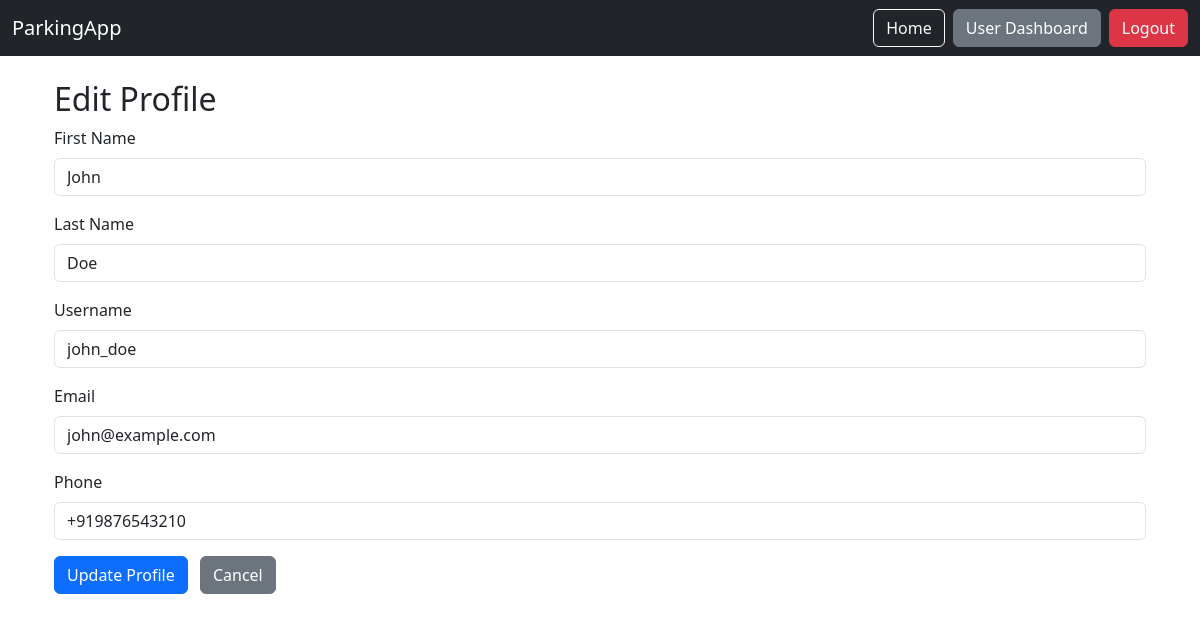
The app's page /user/profile (signed in) with its own data.
### app/models/user.py (models this page shows, shortened)
class User(BaseModel):
    __tablename__ = "users"
    username = db.Column(db.String(80), unique=True, nullable=False, index=True)
    email = db.Column(db.String(150), unique=True, nullable=False, index=True)
    phone = db.Column(db.String(20), nullable=False, unique=True)
    password_hash = db.Column(db.String(200), nullable=False)
    first_name = db.Column(db.String(50), nullable=False)
    last_name = db.Column(db.String(50), nullable=False)
    gender = db.Column(db.Enum(GenderEnum), nullable=False, default=GenderEnum.OTHER)
    status = db.Column(db.Enum(UserStatus), default=UserStatus.PENDING, nullable=False)
    user_roles = db.relationship('UserRole', back_populates='user', cascade='all, delete-orphan')
    reservations = db.relationship('Reservation', back_populates='user')

### app/routes/user.py (the view, shortened to what this page needs)
@user_bp.route('/profile', methods=['GET', 'POST'])
@require_permission(PermissionType.VIEW_PERSONAL_SUMMARY.value)
def edit_profile():
    user_id = session.get('user_id')
    if not user_id:
        flash('You must be logged in to edit your profile.', 'danger')
        return redirect(url_for('auth.login'))
    user = User.query.get(user_id)
    return render_template('user/edit_profile.html', user=user)

### app/templates/user/edit_profile.html
{% extends 'base.html' %}
{% block content %}
<div class="container mt-4">
  <h2>Edit Profile</h2>
  <form method="POST">
    <div class="mb-3">
      <label for="first_name" class="form-label">First Name</label>
      <input type="text" class="form-control" id="first_name" name="first_name" value="{{ user.first_name }}" required>
    </div>
    <div class="mb-3">
      <label for="last_name" class="form-label">Last Name</label>
      <input type="text" class="form-control" id="last_name" name="last_name" value="{{ user.last_name }}" required>
    </div>
    <div class="mb-3">
      <label for="username" class="form-label">Username</label>
      <input type="text" class="form-control" id="username" name="username" value="{{ user.username }}" required>
    </div>
    <div class="mb-3">
      <label for="email" class="form-label">Email</label>
      <input type="email" class="form-control" id="email" name="email" value="{{ user.email }}" required>
    </div>
    <div class="mb-3">
      <label for="phone" class="form-label">Phone</label>
      <input type="text" class="form-control" id="phone" name="phone" value="{{ user.phone }}">
    </div>
    <button type="submit" class="btn btn-primary">Update Profile</button>
    <a href="{{ url_for('user.user_dashboard') }}" class="btn btn-secondary ms-2">Cancel</a>
  </form>
</div>
{% endblock %}

### records on screen
User: first_name "John", last_name "Doe", username "john_doe", email "john@example.com", phone "+919876543210"
